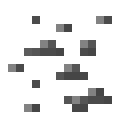
#> input picture elementOverlays/Backup/ore.png, 16 x 16 px, given in place of Backup, which was not available (shown 8 times larger)
$ python GetName.py
#> lines starting #> are read from the running program, lines starting #| are printed output that depends on the picture; after the words box and inside, x2 and y2 are one past the last pixel; in counts of white or black regions, pixels touching at a corner belong together; long printed decimals are rounded; pictures that were not available may be replaced by others from this repository, and a replacement may not be noted
import random
from PIL import Image
import numpy as np
import colorsys
import os
import random
from titlecase import titlecase

FULL_NAME = ""

def selectRandomFile(dir):
    return random.choice(os.listdir(dir))

def hueChange(filename, img, hue, brightness, saturation):
    # It's better to raise an exception than silently return None if img is not
    # an Image.
    r, g, b, a = img.split()
    r_data = []
    g_data = []
    b_data = []
    a_data = []

    width, heigth = img.size

    axe_pixels = ((11,4),(12,4),(12,5),(8,7),
                  (9,6),(10,7),(9,7),(8,8),
                  (9,8),(7,8),(7,9),(6,9),
                  (8,9),(6,10),(5,10),(7,10),
                  (5,11),(6,11),(4,11),(3,13),
                  (4,12),(5,12),(3,12),(2,13),
                  (4,13),(2,14),(3,14))

    sword_pixels = ((3,11),(4,11),(2,12),(3,12),
                    (4,12),(2,13),(3,13))

    hoe_pixels = ((9,6),(10,7),(9,7),(8,8),
                  (9,8),(7,8),(7,9),(6,9),
                  (8,9),(6,10),(5,10),(7,10),
                  (5,11),(6,11),(4,11),(3,13),
                  (4,12),(5,12),(3,12),(2,13),
                  (4,13),(2,14),(3,14),(10,6),
                  (11,6),(10,5),(12,4),(12,3),
                  (13,4),(8,7))

    pickaxe_pixels = ((9,6),(10,7),(9,7),(8,8),
                  (9,8),(7,8),(7,9),(6,9),
                  (8,9),(6,10),(5,10),(7,10),
                  (5,11),(6,11),(4,11),(3,13),
                  (4,12),(5,12),(3,12),(2,13),
                  (4,13),(2,14),(3,14),(10,6),
                  (10,5),(11,6),(12,4),(13,4),
                  (12,3),(13,3),(8,7))

    shovel_pixels = ((9,6),(10,7),(9,7),(8,8),
                     (9,8),(7,8),(7,9),(6,9),
                     (8,9),(6,10),(5,10),(7,10),
                     (5,11),(6,11),(4,11),(3,13),
                     (4,12),(3,12),(2,12),(2,13),
                     (3,13),(4,13),(5,12),(3,14),
                     (4,14),(8,7))

    sword_pixels = ((4,11),(3,13),(3,11),(2,12),
                    (4,12),(5,12),(3,12),(2,13))

    sat_avg = 0
    brg_avg = 0
    pixels = 0

    if "pickaxe" in filename:
        for x in range(width):
            for y in range(heigth):
                r,g,b,a = img.getpixel((x,y))
                if a == 255:
                    if not (x,y) in pickaxe_pixels:
                        pixels = pixels + 1
                        h,s,v = colorsys.rgb_to_hsv(r/255, g/255, b/255)
                        sat_avg += s + saturation
                        brg_avg += v + brightness
                        rgb = colorsys.hsv_to_rgb(hue/360, max(min(s + saturation, 1), 0), max(min(v + brightness, 1), 0))
                        r, g, b = [int(x*255.) for x in rgb]
                        img.putpixel((x,y),(r,g,b))
        print("Average saturation: {} : Average brightness: {}".format(max(min((sat_avg/pixels)*100, 100), 0), max(min((sat_avg/pixels)*100, 100), 0)))
    elif "sword" in filename:
        for x in range(width):
            for y in range(heigth):
                r,g,b,a = img.getpixel((x,y))
                if a == 255:
                    if not (x,y) in sword_pixels:
                        pixels = pixels + 1
                        h,s,v = colorsys.rgb_to_hsv(r/255, g/255, b/255)
                        sat_avg += s + saturation
                        brg_avg += v + brightness
                        rgb = colorsys.hsv_to_rgb(hue/360, max(min(s + saturation, 1), 0), max(min(v + brightness, 1), 0))
                        r, g, b = [int(x*255.) for x in rgb]
                        img.putpixel((x,y),(r,g,b))
        print("Average saturation: {} : Average brightness: {}".format(max(min((sat_avg/pixels)*100, 100), 0), max(min((sat_avg/pixels)*100, 100), 0)))
    elif "shovel" in filename:
        for x in range(width):
            for y in range(heigth):
                r,g,b,a = img.getpixel((x,y))
                if a == 255:
                    if not (x,y) in shovel_pixels:
                        pixels = pixels + 1
                        h,s,v = colorsys.rgb_to_hsv(r/255, g/255, b/255)
                        sat_avg += s + saturation
                        brg_avg += v + brightness
                        rgb = colorsys.hsv_to_rgb(hue/360, max(min(s + saturation, 1), 0), max(min(v + brightness, 1), 0))
                        r, g, b = [int(x*255.) for x in rgb]
                        img.putpixel((x,y),(r,g,b))
        print("Average saturation: {} : Average brightness: {}".format(max(min((sat_avg/pixels)*100, 100), 0), max(min((sat_avg/pixels)*100, 100), 0)))
    elif "hoe" in filename:
        for x in range(width):
            for y in range(heigth):
                r,g,b,a = img.getpixel((x,y))
                if a == 255:
                    if not (x,y) in hoe_pixels:
                        pixels = pixels + 1
                        h,s,v = colorsys.rgb_to_hsv(r/255, g/255, b/255)
                        sat_avg += s + saturation
                        brg_avg += v + brightness
                        rgb = colorsys.hsv_to_rgb(hue/360, max(min(s + saturation, 1), 0), max(min(v + brightness, 1), 0))
                        r, g, b = [int(x*255.) for x in rgb]
                        img.putpixel((x,y),(r,g,b))
        print("Average saturation: {} : Average brightness: {}".format(max(min((sat_avg/pixels)*100, 100), 0), max(min((sat_avg/pixels)*100, 100), 0)))
    elif "axe" in filename:
        for x in range(width):
            for y in range(heigth):
                r,g,b,a = img.getpixel((x,y))
                if a == 255:
                    if not (x,y) in axe_pixels:
                        pixels = pixels + 1
                        h,s,v = colorsys.rgb_to_hsv(r/255, g/255, b/255)
                        sat_avg += s + saturation
                        brg_avg += v + brightness
                        rgb = colorsys.hsv_to_rgb(hue/360, max(min(s + saturation, 1), 0), max(min(v + brightness, 1), 0))
                        r, g, b = [int(x*255.) for x in rgb]
                        img.putpixel((x,y),(r,g,b))
        print("Average saturation: {} : Average brightness: {}".format(max(min((sat_avg/pixels)*100, 100), 0), max(min((sat_avg/pixels)*100, 100), 0)))
    elif "sword" in filename:
        for x in range(width):
            for y in range(heigth):
                r,g,b,a = img.getpixel((x,y))
                if a == 255:
                    if not (x,y) in sword_pixels:
                        pixels = pixels + 1
                        h,s,v = colorsys.rgb_to_hsv(r/255, g/255, b/255)
                        sat_avg += s + saturation
                        brg_avg += v + brightness
                        rgb = colorsys.hsv_to_rgb(hue/360, max(min(s + saturation, 1), 0), max(min(v + brightness, 1), 0))
                        r, g, b = [int(x*255.) for x in rgb]
                        img.putpixel((x,y),(r,g,b))
        print("Average saturation: {} : Average brightness: {}".format(max(min((sat_avg/pixels)*100, 100), 0), max(min((sat_avg/pixels)*100, 100), 0)))
    else:
        for x in range(width):
            for y in range(heigth):
                r,g,b,a = img.getpixel((x,y))
                if a == 255:
                    pixels = pixels + 1
                    h,s,v = colorsys.rgb_to_hsv(r/255, g/255, b/255)
                    sat_avg += s + saturation
                    brg_avg += v + brightness
                    rgb = colorsys.hsv_to_rgb(hue/360, max(min(s + saturation, 1), 0), max(min(v + brightness, 1), 0))
                    r, g, b = [int(x*255.) for x in rgb]
                    img.putpixel((x,y),(r,g,b))
        print("Average saturation: {} : Average brightness: {}".format(max(min((sat_avg/pixels)*100, 100), 0), max(min((sat_avg/pixels)*100, 100), 0)))

    return(img)

def camelCase(st):
    output = ''.join(x for x in st.title() if x.isalnum())
    return output[0].lower() + output[1:]

def fileLen(fname):
    with open(fname) as f:
        for i, l in enumerate(f):
            pass
    return i-1

def writeJavaBlockImports(file):
    file.write("package com.iceberg.randoblock.blocks; \n\n")
    file.write("import net.minecraft.block.Block; \n")
    file.write("import net.minecraft.block.SoundType; \n")
    file.write("import net.minecraft.block.material.Material; \n\n")

def writeJavaItemImports(file):
    file.write("package com.iceberg.randoblock.blocks; \n\n")
    file.write("import com.iceberg.randoblock.Main; \n")
    file.write("net.minecraft.item.Item; \n")

fn = open("firstNames.txt")
#> (reads firstNames.txt from the repository)
sn = open("secondNames.txt")
#> (reads secondNames.txt from the repository)
ln = open("lastNames.txt")
#> (reads lastNames.txt from the repository)

firstNames = fn.readlines()
secondNames = sn.readlines()
lastNames = ln.readlines()

fn.close()
sn.close()
ln.close()

firstName = random.randint(0,1)
fourthName = random.randint(0,1)
fifthName = random.randint(0,1)
sixthName = random.randint(0,1)

if firstName == 1:
    FULL_NAME += firstNames[random.randint(0,fileLen("firstNames.txt"))].replace("\n", "")

FULL_NAME += secondNames[random.randint(0,fileLen("secondNames.txt"))].replace("\n", "")
FULL_NAME += firstNames[random.randint(0,fileLen("firstNames.txt"))].replace("\n", "")

if fourthName == 1:
    FULL_NAME += secondNames[random.randint(0,fileLen("secondNames.txt"))].replace("\n", "")

if fifthName == 1:
    FULL_NAME += firstNames[random.randint(0,fileLen("firstNames.txt"))].replace("\n", "")

if sixthName == 1:
    FULL_NAME += lastNames[random.randint(0,fileLen("lastNames.txt"))].replace("\n", "")

print("")
print(FULL_NAME)

RAW = FULL_NAME
ore = FULL_NAME + "_ore"

modBlockFile = os.path.isfile("Complete/Code/java/{}.java".format("ModBlocks"))
modItemFile = os.path.isfile("Complete/Code/java/{}.java".format("ModItems"))

if not os.path.isdir("Complete/Code"):
    os.mkdir("Complete/Code")
if not os.path.isdir("Complete/Code/lang"):
    os.mkdir("Complete/Code/lang")
if not os.path.isdir("Complete/Code/java"):
    os.mkdir("Complete/Code/java")
os.mkdir("Complete/{}".format(FULL_NAME))
os.mkdir("Complete/{}/Tools".format(FULL_NAME))
os.mkdir("Complete/{}/Element".format(FULL_NAME))
os.mkdir("Complete/{}/Block".format(FULL_NAME))
os.mkdir("Complete/{}/Code".format(FULL_NAME))
os.mkdir("Complete/{}/Code/blockstates".format(FULL_NAME))
os.mkdir("Complete/{}/Code/models".format(FULL_NAME))
os.mkdir("Complete/{}/Code/models/block".format(FULL_NAME))
os.mkdir("Complete/{}/Code/models/item".format(FULL_NAME))
os.mkdir("Complete/{}/Code/textures".format(FULL_NAME))
os.mkdir("Complete/{}/Code/loot_tables".format(FULL_NAME))
os.mkdir("Complete/{}/Code/java".format(FULL_NAME))

# IMAGE SETTINGS
hue = random.randint(1,360)
brightness = random.randint(-30,30)/100
saturation = random.randint(-30,30)/100

# FOREGROUND
filename = "elementOverlays/" + selectRandomFile("elementOverlays/")
basename, ext = os.path.splitext(filename)
img = Image.open(filename).convert('RGBA')
#> img is the input picture: PIL image 16x16 RGBA; mean R, G, B, A 120.4, 120.4, 120.4, 36.9
overlay_IMG = hueChange(filename, img, hue, brightness, saturation)
#> in hueChange, `r, g, b, a = img.split()`:
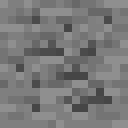
#> r: PIL image 16x16 L (shown 8 times larger); min 70, max 143, mean 120.4
#> in hueChange, `r, g, b, a = img.split()`:
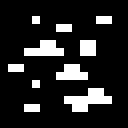
#> a: PIL image 16x16 L (shown 8 times larger); 14.5% white in thin lines or dots, all inside (x1, y1, x2, y2) = (1, 2, 14, 14)
#> after the loop in hueChange, `for x in range(width):`:
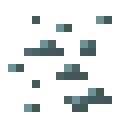
#> img: PIL image 16x16 RGBA (shown 8 times larger); mean R, G, B, A 118.7, 122.6, 122.8, 36.9; transparent parts drawn white
#> after the loop in hueChange, `for x in range(width):`: brg_avg = 15.54; pixels = 37; sat_avg = 9.99
#| Average saturation: 27.000 : Average brightness: 27.000

# BACKGROUND
filename = "elementUnderlays/" + selectRandomFile("elementUnderlays/")
underlay_IMG = Image.open(filename)
underlay_width, underlay_height = underlay_IMG.size
#> underlay_width = 16; underlay_height = 16
overlay_width, overlay_height = overlay_IMG.size
#> overlay_width = 16; overlay_height = 16
offset = (int(round((underlay_width - overlay_width) / 2)), int(round((underlay_height - overlay_height) / 2)))
#> offset = (0, 0)
underlay_IMG.paste(overlay_IMG,(0,0), overlay_IMG)
underlay_IMG.save("Complete/{}/Block/{}.png".format(FULL_NAME, FULL_NAME),"PNG")
underlay_IMG.save("Complete/{}/Code/textures/{}.png".format(FULL_NAME, ore),"PNG")

# ELEMENT
filename = "elementItems/Elements/" + selectRandomFile("elementItems/Elements/")
basename, ext = os.path.splitext(filename)
item = Image.open(filename).convert('RGBA')
item = hueChange(filename, item, hue, brightness, saturation)
#| Average saturation: 27.000 : Average brightness: 27.000
out = 'Complete/{}/Element/{}.png'.format(FULL_NAME,FULL_NAME)
item.save(out)
item.save("Complete/{}/Code/textures/{}.png".format(FULL_NAME, RAW))

#TOOLS
for filename in os.listdir("elementItems/Tools/"):
    item = Image.open("elementItems/Tools/" + filename).convert('RGBA')
    item = hueChange(filename, item, hue, brightness, saturation)
#| Average saturation: 27.000 : Average brightness: 27.000
    out = 'Complete/{}/Tools/{}_{}.png'.format(FULL_NAME, FULL_NAME, filename.split('.')[0])
    item.save(out)

blockstates = open("Complete/{}/Code/blockstates/{}.json".format(FULL_NAME,ore), "w+")
lang = open("Complete/Code/lang/{}.json".format("en_US"), "a+")
models_block = open("Complete/{}/Code/models/block/{}.json".format(FULL_NAME,ore), "w+")
models_item_ore = open("Complete/{}/Code/models/item/{}.json".format(FULL_NAME,ore), "w+")
models_item_raw = open("Complete/{}/Code/models/item/{}.json".format(FULL_NAME,RAW), "w+")
loot = open("Complete/{}/Code/loot_tables/{}.json".format(FULL_NAME,ore), "w+")
#> (the run stopped early here; a loop or call above may not have finished)
